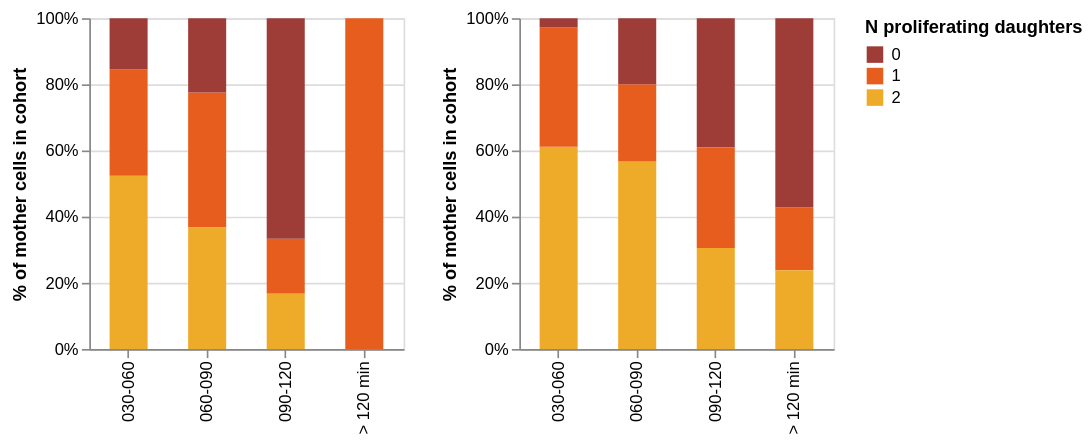

This figure's notebook cell:
### Code cell
get_counts(df_ctrl, name = "siCtrl_50nM")
get_counts(df_augmin, name = "siHAUS6_50nM")
getstatistics(get_chi2_dataframe(df_ctrl[df_ctrl.Metaphase_arrested != "000-030 min"]), name = "siCtrl_50nM")
getstatistics(get_chi2_dataframe(df_augmin[df_augmin.Metaphase_arrested != "000-030 min"]), name = "siHAUS6_50nM")

df_ctrl[df_ctrl.Metaphase_arrested != "000-030 min"].to_csv(root + "Statistics/Figure6Ectrl_SourceData.csv")
df_augmin[df_augmin.Metaphase_arrested != "000-030 min"].to_csv(root + "Statistics/Figure6Eaugmin_SourceData.csv")

plot_daughter_fate(df_ctrl[df_ctrl.Metaphase_arrested != "000-030 min"]) |\
plot_daughter_fate(df_augmin[df_augmin.Metaphase_arrested != "000-030 min"])

### Figure 1 — Vega-Lite specification as saved in the notebook (floating-point values rounded to 4 significant figures; data arrays with more than 128 entries replaced by an {"elided": "..."} marker saying what was removed)
{"config": {"view": {"continuousWidth": 300, "continuousHeight": 300}}, "hconcat": [{"data": {"name": "data-fe38150eed425527f86fcaf8f7773458"}, "mark": {"type": "bar", "size": 23}, "encoding": {"color": {"field": "Number_of_daughters_in_mitosis", "scale": {"scheme": "darkred"}, "title": "N proliferating daughters", "type": "ordinal"}, "x": {"field": "Metaphase_arrested", "title": "", "type": "nominal"}, "y": {"aggregate": "count", "axis": {"format": "%"}, "stack": "normalize", "title": "% of mother cells in cohort", "type": "quantitative"}}, "height": 200, "width": 190}, {"data": {"name": "data-5170a51b60cf9d44ee1b66ff6c26135a"}, "mark": {"type": "bar", "size": 23}, "encoding": {"color": {"field": "Number_of_daughters_in_mitosis", "scale": {"scheme": "darkred"}, "title": "N proliferating daughters", "type": "ordinal"}, "x": {"field": "Metaphase_arrested", "title": "", "type": "nominal"}, "y": {"aggregate": "count", "axis": {"format": "%"}, "stack": "normalize", "title": "% of mother cells in cohort", "type": "quantitative"}}, "height": 200, "width": 190}], "$schema": "https://vega.github.io/schema/vega-lite/v5.20.1.json", "datasets": {"data-fe38150eed425527f86fcaf8f7773458": {"elided": "140 records"}, "data-5170a51b60cf9d44ee1b66ff6c26135a": {"elided": "206 records"}}}
